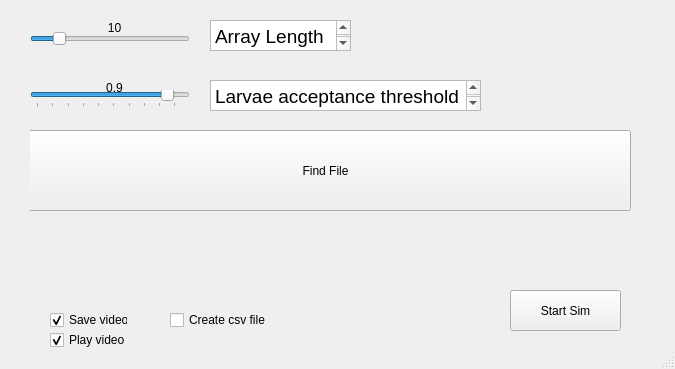
<?xml version="1.0" encoding="UTF-8"?>
<ui version="4.0">
 <class>MainWindow</class>
 <widget class="QMainWindow" name="MainWindow">
  <property name="geometry">
   <rect>
    <x>0</x>
    <y>0</y>
    <width>675</width>
    <height>369</height>
   </rect>
  </property>
  <property name="windowTitle">
   <string>MainWindow</string>
  </property>
  <widget class="QWidget" name="centralwidget">
   <widget class="QWidget" name="dragdropwidget" native="true">
    <property name="geometry">
     <rect>
      <x>30</x>
      <y>130</y>
      <width>601</width>
      <height>91</height>
     </rect>
    </property>
    <property name="autoFillBackground">
     <bool>false</bool>
    </property>
    <widget class="QPushButton" name="pushButton_2">
     <property name="geometry">
      <rect>
       <x>-10</x>
       <y>0</y>
       <width>611</width>
       <height>81</height>
      </rect>
     </property>
     <property name="text">
      <string>Find File</string>
     </property>
    </widget>
   </widget>
   <widget class="QSlider" name="horizontalSlider">
    <property name="geometry">
     <rect>
      <x>30</x>
      <y>30</y>
      <width>160</width>
      <height>18</height>
     </rect>
    </property>
    <property name="minimum">
     <number>3</number>
    </property>
    <property name="maximum">
     <number>50</number>
    </property>
    <property name="value">
     <number>10</number>
    </property>
    <property name="orientation">
     <enum>Qt::Orientation::Horizontal</enum>
    </property>
   </widget>
   <widget class="QSlider" name="horizontalSlider_2">
    <property name="geometry">
     <rect>
      <x>30</x>
      <y>90</y>
      <width>160</width>
      <height>18</height>
     </rect>
    </property>
    <property name="inputMethodHints">
     <set>Qt::InputMethodHint::ImhNone</set>
    </property>
    <property name="minimum">
     <number>5</number>
    </property>
    <property name="maximum">
     <number>100</number>
    </property>
    <property name="singleStep">
     <number>5</number>
    </property>
    <property name="pageStep">
     <number>10</number>
    </property>
    <property name="value">
     <number>90</number>
    </property>
    <property name="orientation">
     <enum>Qt::Orientation::Horizontal</enum>
    </property>
    <property name="tickPosition">
     <enum>QSlider::TickPosition::TicksBelow</enum>
    </property>
    <property name="tickInterval">
     <number>10</number>
    </property>
   </widget>
   <widget class="QTextBrowser" name="textBrowser">
    <property name="geometry">
     <rect>
      <x>210</x>
      <y>20</y>
      <width>141</width>
      <height>31</height>
     </rect>
    </property>
    <property name="html">
     <string>&lt;!DOCTYPE HTML PUBLIC &quot;-//W3C//DTD HTML 4.0//EN&quot; &quot;http://www.w3.org/TR/REC-html40/strict.dtd&quot;&gt;
&lt;html&gt;&lt;head&gt;&lt;meta name=&quot;qrichtext&quot; content=&quot;1&quot; /&gt;&lt;meta charset=&quot;utf-8&quot; /&gt;&lt;style type=&quot;text/css&quot;&gt;
p, li { white-space: pre-wrap; }
hr { height: 1px; border-width: 0; }
li.unchecked::marker { content: &quot;\2610&quot;; }
li.checked::marker { content: &quot;\2612&quot;; }
&lt;/style&gt;&lt;/head&gt;&lt;body style=&quot; font-family:'Segoe UI'; font-size:9pt; font-weight:400; font-style:normal;&quot;&gt;
&lt;p style=&quot; margin-top:0px; margin-bottom:0px; margin-left:0px; margin-right:0px; -qt-block-indent:0; text-indent:0px;&quot;&gt;&lt;span style=&quot; font-size:14pt;&quot;&gt;Array Length&lt;/span&gt;&lt;/p&gt;&lt;/body&gt;&lt;/html&gt;</string>
    </property>
   </widget>
   <widget class="QTextBrowser" name="textBrowser_2">
    <property name="geometry">
     <rect>
      <x>210</x>
      <y>80</y>
      <width>271</width>
      <height>31</height>
     </rect>
    </property>
    <property name="html">
     <string>&lt;!DOCTYPE HTML PUBLIC &quot;-//W3C//DTD HTML 4.0//EN&quot; &quot;http://www.w3.org/TR/REC-html40/strict.dtd&quot;&gt;
&lt;html&gt;&lt;head&gt;&lt;meta name=&quot;qrichtext&quot; content=&quot;1&quot; /&gt;&lt;meta charset=&quot;utf-8&quot; /&gt;&lt;style type=&quot;text/css&quot;&gt;
p, li { white-space: pre-wrap; }
hr { height: 1px; border-width: 0; }
li.unchecked::marker { content: &quot;\2610&quot;; }
li.checked::marker { content: &quot;\2612&quot;; }
&lt;/style&gt;&lt;/head&gt;&lt;body style=&quot; font-family:'Segoe UI'; font-size:9pt; font-weight:400; font-style:normal;&quot;&gt;
&lt;p style=&quot; margin-top:0px; margin-bottom:0px; margin-left:0px; margin-right:0px; -qt-block-indent:0; text-indent:0px;&quot;&gt;&lt;span style=&quot; font-size:14pt;&quot;&gt;Larvae acceptance threshold&lt;/span&gt;&lt;/p&gt;&lt;/body&gt;&lt;/html&gt;</string>
    </property>
   </widget>
   <widget class="QPushButton" name="pushButton">
    <property name="geometry">
     <rect>
      <x>510</x>
      <y>290</y>
      <width>111</width>
      <height>41</height>
     </rect>
    </property>
    <property name="text">
     <string>Start Sim</string>
    </property>
    <property name="checkable">
     <bool>false</bool>
    </property>
    <property name="checked">
     <bool>false</bool>
    </property>
    <property name="default">
     <bool>false</bool>
    </property>
   </widget>
   <widget class="QLabel" name="label">
    <property name="geometry">
     <rect>
      <x>90</x>
      <y>20</y>
      <width>49</width>
      <height>16</height>
     </rect>
    </property>
    <property name="text">
     <string>10</string>
    </property>
    <property name="alignment">
     <set>Qt::AlignmentFlag::AlignCenter</set>
    </property>
   </widget>
   <widget class="QLabel" name="label_2">
    <property name="geometry">
     <rect>
      <x>90</x>
      <y>80</y>
      <width>49</width>
      <height>16</height>
     </rect>
    </property>
    <property name="text">
     <string>0.9</string>
    </property>
    <property name="alignment">
     <set>Qt::AlignmentFlag::AlignCenter</set>
    </property>
   </widget>
   <widget class="QLabel" name="label_3">
    <property name="geometry">
     <rect>
      <x>30</x>
      <y>220</y>
      <width>601</width>
      <height>61</height>
     </rect>
    </property>
    <property name="text">
     <string/>
    </property>
    <property name="wordWrap">
     <bool>true</bool>
    </property>
   </widget>
   <widget class="QCheckBox" name="checkBox">
    <property name="geometry">
     <rect>
      <x>50</x>
      <y>310</y>
      <width>78</width>
      <height>20</height>
     </rect>
    </property>
    <property name="text">
     <string>Save video</string>
    </property>
    <property name="checked">
     <bool>true</bool>
    </property>
   </widget>
   <widget class="QCheckBox" name="checkBox_2">
    <property name="geometry">
     <rect>
      <x>170</x>
      <y>310</y>
      <width>111</width>
      <height>20</height>
     </rect>
    </property>
    <property name="text">
     <string>Create csv file</string>
    </property>
   </widget>
   <widget class="QCheckBox" name="checkBox_3">
    <property name="geometry">
     <rect>
      <x>50</x>
      <y>330</y>
      <width>78</width>
      <height>20</height>
     </rect>
    </property>
    <property name="text">
     <string>Play video</string>
    </property>
    <property name="checked">
     <bool>true</bool>
    </property>
   </widget>
  </widget>
  <widget class="QStatusBar" name="statusbar"/>
 </widget>
 <resources/>
 <connections/>
</ui>
